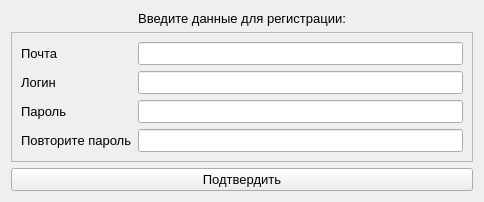
<?xml version="1.0" encoding="UTF-8"?>
<ui version="4.0">
 <class>Form</class>
 <widget class="QWidget" name="Form">
  <property name="geometry">
   <rect>
    <x>0</x>
    <y>0</y>
    <width>484</width>
    <height>190</height>
   </rect>
  </property>
  <property name="font">
   <font>
    <pointsize>10</pointsize>
   </font>
  </property>
  <property name="windowTitle">
   <string>Form</string>
  </property>
  <layout class="QVBoxLayout" name="verticalLayout">
   <item>
    <widget class="QLabel" name="label">
     <property name="text">
      <string>Введите данные для регистрации:</string>
     </property>
     <property name="alignment">
      <set>Qt::AlignCenter</set>
     </property>
    </widget>
   </item>
   <item>
    <widget class="QFrame" name="frame">
     <property name="frameShape">
      <enum>QFrame::StyledPanel</enum>
     </property>
     <property name="frameShadow">
      <enum>QFrame::Raised</enum>
     </property>
     <layout class="QGridLayout" name="gridLayout">
      <item row="4" column="0">
       <widget class="QLabel" name="label_3">
        <property name="text">
         <string>Пароль</string>
        </property>
       </widget>
      </item>
      <item row="3" column="1">
       <widget class="QLineEdit" name="le_login"/>
      </item>
      <item row="5" column="0">
       <widget class="QLabel" name="label_4">
        <property name="text">
         <string>Повторите пароль</string>
        </property>
       </widget>
      </item>
      <item row="1" column="1">
       <widget class="QLineEdit" name="le_email"/>
      </item>
      <item row="4" column="1">
       <widget class="QLineEdit" name="le_password"/>
      </item>
      <item row="3" column="0">
       <widget class="QLabel" name="label_5">
        <property name="text">
         <string>Логин</string>
        </property>
       </widget>
      </item>
      <item row="1" column="0">
       <widget class="QLabel" name="label_2">
        <property name="text">
         <string>Почта</string>
        </property>
       </widget>
      </item>
      <item row="5" column="1">
       <widget class="QLineEdit" name="le_repeated_password"/>
      </item>
     </layout>
    </widget>
   </item>
   <item>
    <widget class="QPushButton" name="pb_confirm">
     <property name="text">
      <string>Подтвердить</string>
     </property>
    </widget>
   </item>
  </layout>
 </widget>
 <tabstops>
  <tabstop>le_email</tabstop>
  <tabstop>le_login</tabstop>
  <tabstop>le_password</tabstop>
  <tabstop>le_repeated_password</tabstop>
  <tabstop>pb_confirm</tabstop>
 </tabstops>
 <resources/>
 <connections/>
</ui>
